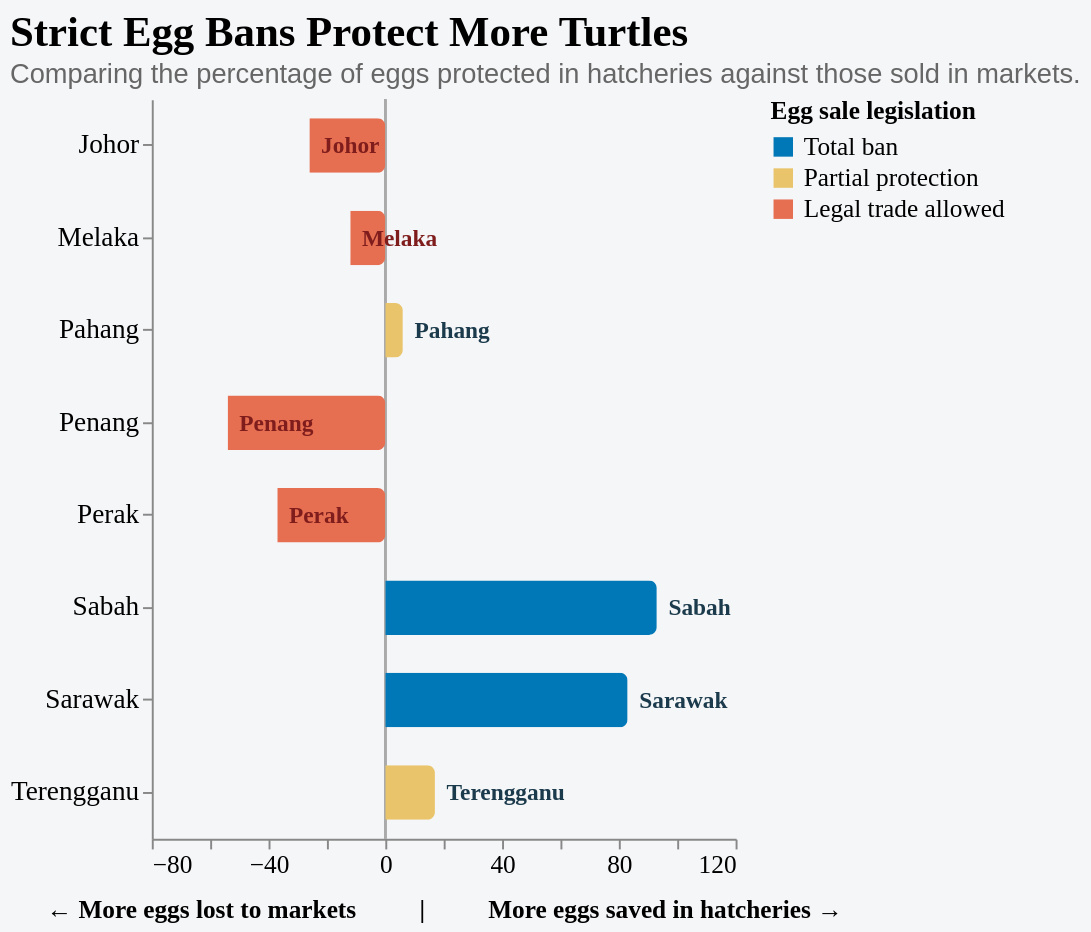

Write a Vega-Lite specification for this figure.
### Vega-Lite specification from a JSON file in a GitHub repository (floating-point values rounded to 4 significant figures)
{"$schema": "https://vega.github.io/schema/vega-lite/v5.json", "title": {"text": "Strict Egg Bans Protect More Turtles", "subtitle": "Comparing the percentage of eggs protected in hatcheries against those sold in markets.", "fontSize": 22, "font": "Cinzel", "subtitleFontSize": 14, "anchor": "start", "subtitleColor": "#666"}, "width": "container", "height": 380, "background": "#f4f6f8", "config": {"view": {"stroke": null}, "axis": {"labelFontSize": 13, "titleFontSize": 14, "labelFont": "Plus Jakarta Sans", "titleFont": "Plus Jakarta Sans"}, "text": {"font": "Plus Jakarta Sans"}, "legend": {"labelFont": "Plus Jakarta Sans", "titleFont": "Plus Jakarta Sans"}}, "data": {"values": [{"state": "Sabah", "hatchery_pct": 95, "market_pct": 2, "legislation": "Total ban", "net": 93}, {"state": "Sarawak", "hatchery_pct": 88, "market_pct": 5, "legislation": "Total ban", "net": 83}, {"state": "Terengganu", "hatchery_pct": 55, "market_pct": 38, "legislation": "Partial protection", "net": 17}, {"state": "Pahang", "hatchery_pct": 48, "market_pct": 42, "legislation": "Partial protection", "net": 6}, {"state": "Melaka", "hatchery_pct": 40, "market_pct": 52, "legislation": "Legal trade allowed", "net": -12}, {"state": "Johor", "hatchery_pct": 32, "market_pct": 58, "legislation": "Legal trade allowed", "net": -26}, {"state": "Perak", "hatchery_pct": 28, "market_pct": 65, "legislation": "Legal trade allowed", "net": -37}, {"state": "Penang", "hatchery_pct": 18, "market_pct": 72, "legislation": "Legal trade allowed", "net": -54}]}, "params": [], "layer": [{"mark": {"type": "rule", "color": "#aaa", "strokeWidth": 1}, "encoding": {"x": {"datum": 0}}}, {"mark": {"type": "bar", "height": 28, "cornerRadiusEnd": 4}, "encoding": {"y": {"field": "state", "type": "nominal", "sort": {"field": "net", "order": "descending"}, "axis": {"title": null, "labelFontSize": 14}}, "x": {"field": "net", "type": "quantitative", "axis": {"title": "← More eggs lost to markets          |          More eggs saved in hatcheries →", "titleFontSize": 13, "titlePadding": 10}, "scale": {"domain": [-70, 110]}}, "color": {"field": "legislation", "type": "nominal", "scale": {"domain": ["Total ban", "Partial protection", "Legal trade allowed"], "range": ["#0077b6", "#e9c46a", "#e76f51"]}, "legend": {"title": "Egg sale legislation", "orient": "right", "labelFontSize": 13, "titleFontSize": 13}}, "tooltip": [{"field": "state", "title": "State"}, {"field": "legislation", "title": "Legislation"}, {"field": "hatchery_pct", "title": "Eggs reaching hatchery (%)"}, {"field": "market_pct", "title": "Eggs commercially sold (%)"}]}}, {"mark": {"type": "text", "align": "left", "dx": 6, "fontSize": 12, "fontWeight": "bold"}, "encoding": {"y": {"field": "state", "type": "nominal", "sort": {"field": "net", "order": "descending"}}, "x": {"field": "net", "type": "quantitative"}, "text": {"field": "state"}, "color": {"condition": {"test": "datum.net >= 0", "value": "#1b3a4b"}, "value": "#7f1d1d"}}}]}
